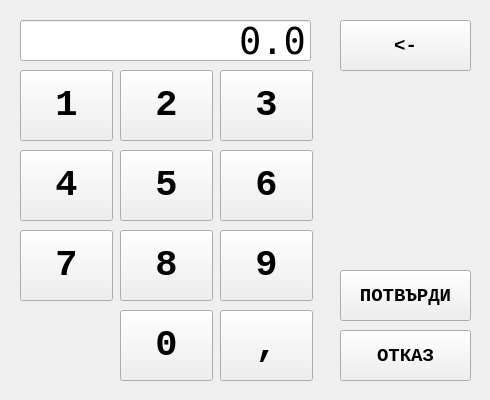
<?xml version="1.0" encoding="UTF-8"?>
<ui version="4.0">
 <class>DialogDigitalKeyboard</class>
 <widget class="QDialog" name="DialogDigitalKeyboard">
  <property name="geometry">
   <rect>
    <x>0</x>
    <y>0</y>
    <width>490</width>
    <height>400</height>
   </rect>
  </property>
  <property name="cursor">
   <cursorShape>BlankCursor</cursorShape>
  </property>
  <property name="windowTitle">
   <string>Dialog</string>
  </property>
  <widget class="QLineEdit" name="lineEdit">
   <property name="geometry">
    <rect>
     <x>20</x>
     <y>20</y>
     <width>291</width>
     <height>41</height>
    </rect>
   </property>
   <property name="font">
    <font>
     <family>Andale Mono</family>
     <pointsize>28</pointsize>
    </font>
   </property>
   <property name="text">
    <string>0.0</string>
   </property>
   <property name="alignment">
    <set>Qt::AlignRight|Qt::AlignTrailing|Qt::AlignVCenter</set>
   </property>
  </widget>
  <widget class="QPushButton" name="btn_1">
   <property name="geometry">
    <rect>
     <x>20</x>
     <y>70</y>
     <width>93</width>
     <height>71</height>
    </rect>
   </property>
   <property name="font">
    <font>
     <family>Courier New</family>
     <pointsize>28</pointsize>
     <weight>75</weight>
     <bold>true</bold>
    </font>
   </property>
   <property name="cursor">
    <cursorShape>BlankCursor</cursorShape>
   </property>
   <property name="focusPolicy">
    <enum>Qt::NoFocus</enum>
   </property>
   <property name="text">
    <string>1</string>
   </property>
  </widget>
  <widget class="QPushButton" name="btn_2">
   <property name="geometry">
    <rect>
     <x>120</x>
     <y>70</y>
     <width>93</width>
     <height>71</height>
    </rect>
   </property>
   <property name="font">
    <font>
     <family>Courier New</family>
     <pointsize>28</pointsize>
     <weight>75</weight>
     <bold>true</bold>
    </font>
   </property>
   <property name="cursor">
    <cursorShape>BlankCursor</cursorShape>
   </property>
   <property name="focusPolicy">
    <enum>Qt::NoFocus</enum>
   </property>
   <property name="text">
    <string>2</string>
   </property>
  </widget>
  <widget class="QPushButton" name="btn_3">
   <property name="geometry">
    <rect>
     <x>220</x>
     <y>70</y>
     <width>93</width>
     <height>71</height>
    </rect>
   </property>
   <property name="font">
    <font>
     <family>Courier New</family>
     <pointsize>28</pointsize>
     <weight>75</weight>
     <bold>true</bold>
    </font>
   </property>
   <property name="cursor">
    <cursorShape>BlankCursor</cursorShape>
   </property>
   <property name="focusPolicy">
    <enum>Qt::NoFocus</enum>
   </property>
   <property name="text">
    <string>3</string>
   </property>
  </widget>
  <widget class="QPushButton" name="btn_Backspace">
   <property name="geometry">
    <rect>
     <x>340</x>
     <y>20</y>
     <width>131</width>
     <height>51</height>
    </rect>
   </property>
   <property name="font">
    <font>
     <family>Courier New</family>
     <pointsize>14</pointsize>
     <weight>75</weight>
     <bold>true</bold>
    </font>
   </property>
   <property name="cursor">
    <cursorShape>BlankCursor</cursorShape>
   </property>
   <property name="focusPolicy">
    <enum>Qt::NoFocus</enum>
   </property>
   <property name="text">
    <string>&lt;-</string>
   </property>
   <property name="autoRepeat">
    <bool>true</bool>
   </property>
  </widget>
  <widget class="QPushButton" name="btn_4">
   <property name="geometry">
    <rect>
     <x>20</x>
     <y>150</y>
     <width>93</width>
     <height>71</height>
    </rect>
   </property>
   <property name="font">
    <font>
     <family>Courier New</family>
     <pointsize>28</pointsize>
     <weight>75</weight>
     <bold>true</bold>
    </font>
   </property>
   <property name="cursor">
    <cursorShape>BlankCursor</cursorShape>
   </property>
   <property name="focusPolicy">
    <enum>Qt::NoFocus</enum>
   </property>
   <property name="text">
    <string>4</string>
   </property>
  </widget>
  <widget class="QPushButton" name="btn_5">
   <property name="geometry">
    <rect>
     <x>120</x>
     <y>150</y>
     <width>93</width>
     <height>71</height>
    </rect>
   </property>
   <property name="font">
    <font>
     <family>Courier New</family>
     <pointsize>28</pointsize>
     <weight>75</weight>
     <bold>true</bold>
    </font>
   </property>
   <property name="cursor">
    <cursorShape>BlankCursor</cursorShape>
   </property>
   <property name="focusPolicy">
    <enum>Qt::NoFocus</enum>
   </property>
   <property name="text">
    <string>5</string>
   </property>
  </widget>
  <widget class="QPushButton" name="btn_6">
   <property name="geometry">
    <rect>
     <x>220</x>
     <y>150</y>
     <width>93</width>
     <height>71</height>
    </rect>
   </property>
   <property name="font">
    <font>
     <family>Courier New</family>
     <pointsize>28</pointsize>
     <weight>75</weight>
     <bold>true</bold>
    </font>
   </property>
   <property name="cursor">
    <cursorShape>BlankCursor</cursorShape>
   </property>
   <property name="focusPolicy">
    <enum>Qt::NoFocus</enum>
   </property>
   <property name="text">
    <string>6</string>
   </property>
  </widget>
  <widget class="QPushButton" name="btn_7">
   <property name="geometry">
    <rect>
     <x>20</x>
     <y>230</y>
     <width>93</width>
     <height>71</height>
    </rect>
   </property>
   <property name="font">
    <font>
     <family>Courier New</family>
     <pointsize>28</pointsize>
     <weight>75</weight>
     <bold>true</bold>
    </font>
   </property>
   <property name="cursor">
    <cursorShape>BlankCursor</cursorShape>
   </property>
   <property name="focusPolicy">
    <enum>Qt::NoFocus</enum>
   </property>
   <property name="text">
    <string>7</string>
   </property>
  </widget>
  <widget class="QPushButton" name="btn_8">
   <property name="geometry">
    <rect>
     <x>120</x>
     <y>230</y>
     <width>93</width>
     <height>71</height>
    </rect>
   </property>
   <property name="font">
    <font>
     <family>Courier New</family>
     <pointsize>28</pointsize>
     <weight>75</weight>
     <bold>true</bold>
    </font>
   </property>
   <property name="cursor">
    <cursorShape>BlankCursor</cursorShape>
   </property>
   <property name="focusPolicy">
    <enum>Qt::NoFocus</enum>
   </property>
   <property name="text">
    <string>8</string>
   </property>
  </widget>
  <widget class="QPushButton" name="btn_9">
   <property name="geometry">
    <rect>
     <x>220</x>
     <y>230</y>
     <width>93</width>
     <height>71</height>
    </rect>
   </property>
   <property name="font">
    <font>
     <family>Courier New</family>
     <pointsize>28</pointsize>
     <weight>75</weight>
     <bold>true</bold>
    </font>
   </property>
   <property name="cursor">
    <cursorShape>BlankCursor</cursorShape>
   </property>
   <property name="focusPolicy">
    <enum>Qt::NoFocus</enum>
   </property>
   <property name="text">
    <string>9</string>
   </property>
  </widget>
  <widget class="QPushButton" name="btn_OK">
   <property name="geometry">
    <rect>
     <x>340</x>
     <y>270</y>
     <width>131</width>
     <height>51</height>
    </rect>
   </property>
   <property name="font">
    <font>
     <family>Courier New</family>
     <pointsize>14</pointsize>
     <weight>75</weight>
     <bold>true</bold>
    </font>
   </property>
   <property name="cursor">
    <cursorShape>BlankCursor</cursorShape>
   </property>
   <property name="focusPolicy">
    <enum>Qt::NoFocus</enum>
   </property>
   <property name="text">
    <string>ПОТВЪРДИ</string>
   </property>
  </widget>
  <widget class="QPushButton" name="btn_Cancel">
   <property name="geometry">
    <rect>
     <x>340</x>
     <y>330</y>
     <width>131</width>
     <height>51</height>
    </rect>
   </property>
   <property name="font">
    <font>
     <family>Courier New</family>
     <pointsize>14</pointsize>
     <weight>75</weight>
     <bold>true</bold>
    </font>
   </property>
   <property name="cursor">
    <cursorShape>BlankCursor</cursorShape>
   </property>
   <property name="focusPolicy">
    <enum>Qt::NoFocus</enum>
   </property>
   <property name="text">
    <string>ОТКАЗ</string>
   </property>
  </widget>
  <widget class="QPushButton" name="btn_0">
   <property name="geometry">
    <rect>
     <x>120</x>
     <y>310</y>
     <width>93</width>
     <height>71</height>
    </rect>
   </property>
   <property name="font">
    <font>
     <family>Courier New</family>
     <pointsize>28</pointsize>
     <weight>75</weight>
     <bold>true</bold>
    </font>
   </property>
   <property name="cursor">
    <cursorShape>BlankCursor</cursorShape>
   </property>
   <property name="focusPolicy">
    <enum>Qt::NoFocus</enum>
   </property>
   <property name="text">
    <string>0</string>
   </property>
  </widget>
  <widget class="QPushButton" name="btn_dot">
   <property name="geometry">
    <rect>
     <x>220</x>
     <y>310</y>
     <width>93</width>
     <height>71</height>
    </rect>
   </property>
   <property name="font">
    <font>
     <family>Courier New</family>
     <pointsize>28</pointsize>
     <weight>75</weight>
     <bold>true</bold>
    </font>
   </property>
   <property name="cursor">
    <cursorShape>BlankCursor</cursorShape>
   </property>
   <property name="focusPolicy">
    <enum>Qt::NoFocus</enum>
   </property>
   <property name="text">
    <string>,</string>
   </property>
  </widget>
 </widget>
 <resources/>
 <connections/>
</ui>
